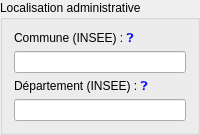
<widget class="QGroupBox" name="group_localisation_administrative"><property name="title"><string>Localisation administrative</string></property><layout class="QVBoxLayout" name="group_localisation_administrative_layout"><item>
                      <widget class="QLabel" name="lbl_txtParc_insee_com">
                        <property name="text"><string>Commune (INSEE) : &lt;a href="?" style="text-decoration:none;"&gt;❓&lt;/a&gt;</string></property>
                      <property name="textFormat"><enum>Qt::RichText</enum></property><property name="textInteractionFlags"><set>Qt::LinksAccessibleByMouse</set></property></widget>
                    </item>
                    <item>
                      <widget class="QLineEdit" name="txtParc_insee_com">
                        <property name="readOnly"><bool>true</bool></property>
                      </widget>
                    </item>
                    <item>
                      <widget class="QLabel" name="lbl_txtParc_insee_dep">
                        <property name="text"><string>Département (INSEE) : &lt;a href="?" style="text-decoration:none;"&gt;❓&lt;/a&gt;</string></property>
                      <property name="textFormat"><enum>Qt::RichText</enum></property><property name="textInteractionFlags"><set>Qt::LinksAccessibleByMouse</set></property></widget>
                    </item>
                    <item>
                      <widget class="QLineEdit" name="txtParc_insee_dep">
                        <property name="readOnly"><bool>true</bool></property>
                      </widget>
                    </item>
                  </layout></widget>
